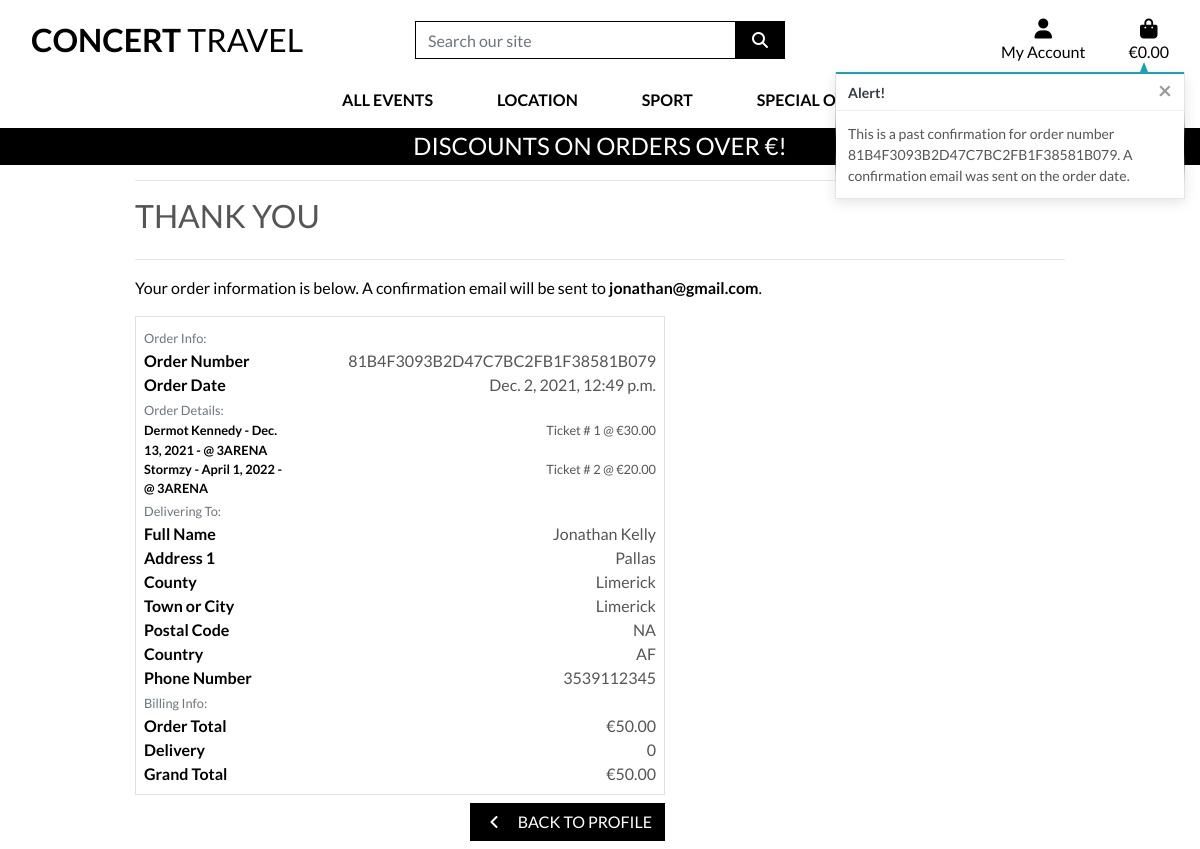
Page /profile/order_history/81B4F3093B2D47C7BC2FB1F38581B079 on the committed database.
### checkout/models.py (models this page shows, shortened)
class Order(models.Model):
    order_number = models.CharField(max_length=32, null=False, editable=False)
    full_name = models.CharField(max_length=50, null=False, blank=False)
    email = models.EmailField(max_length=254, null=False, blank=False)
    phone_number = models.CharField(max_length=20, null=False, blank=False)
    country = CountryField(blank_label='Country *', null=False, blank=False)
    postcode = models.CharField(max_length=20, null=True, blank=True)
    town_or_city = models.CharField(max_length=40, null=False, blank=False)
    street_address1 = models.CharField(max_length=80, null=False, blank=False)
    street_address2 = models.CharField(max_length=80, null=True, blank=True)
    county = models.CharField(max_length=80, null=True, blank=True)
    date = models.DateTimeField(auto_now_add=True)
    order_total = models.DecimalField(max_digits=10, decimal_places=2, null=False, default=0)
    original_bag = models.TextField(null=False, blank=False, default='')
    stripe_pid = models.CharField(max_length=254, null=False, blank=False, default='')
    user_profile = models.ForeignKey(UserProfile, on_delete=models.SET_NULL,
                                     null=True, blank=True, related_name='orders')

class OrderLineItem(models.Model):
    ticket_no = models.AutoField(primary_key=True)
    order = models.ForeignKey(Order, null=False, blank=False, on_delete=models.PROTECT, related_name='lineitems')
    event = models.ForeignKey(EventList, null=False, blank=False, on_delete=models.PROTECT)
    pickloc = models.ForeignKey(PickLoc, null=False, blank=False, on_delete=models.PROTECT)
    price = models.DecimalField(max_digits=6, decimal_places=2, null=False, blank=False, default=0)
    pax_fullname = models.CharField(max_length=50, null=True, blank=True)
    pax_email = models.CharField(max_length=50, null=True, blank=True)
    pax_tel = models.CharField(max_length=20, null=True, blank=True)

### events/models.py (models this page shows, shortened)
class EventList(models.Model):
    event_type = models.ForeignKey('EventType', on_delete=models.PROTECT)
    event_dest = models.ForeignKey('Destination', on_delete=models.PROTECT)
    name = models.CharField(max_length=254)
    description = models.CharField(max_length=254)
    event_date = models.DateField()
    publish = models.BooleanField(default=True)
    long_desc = models.TextField(null=True, blank=True)
    image_url = models.URLField(max_length=1024, null=True, blank=True)
    image = models.ImageField(null=True, blank=True)

class Destination(models.Model):
    destination = models.CharField(max_length=254)
    friendly_name = models.CharField(max_length=254, null=True, blank=True)
    def __str__(self):
        return self.destination

### profiles/views.py (the view)
# urls.py: path('order_history/<order_number>', views.order_history, name='order_history'),
def order_history(request, order_number):
    order = get_object_or_404(Order, order_number=order_number)
    messages.info(request, (
        f'This is a past confirmation for order number {order_number}. '
        'A confirmation email was sent on the order date.'
    ))
    template = 'checkout/checkout_success.html'
    context = {
        'order': order,
        'from_profile': True,
    }
    return render(request, template, context)

### checkout/templates/checkout/checkout_success.html (shortened to what this page needs)
{% extends "base.html" %}
{% load static %}
{% load checkout-tools %}
{% block extra-css %}
    <link rel="stylesheet" href="{% static 'checkout/css/checkout.css' %}">
{% endblock %}
{% block page_header %}
    <div class="container header-container">
    </div>
{% endblock %}
{% block content %}
    <div class="overlay"></div>
    <div class="container">
        <div class="row">
            <div class="col">
                <hr>
                <h2 class="logo-font mb-4">Thank You</h2>
                <hr>
                <p class="text-black">Your order information is below. A confirmation email will be sent to <strong>{{ order.email }}</strong>.</p>
            </div>
        </div>
        <div class="row">
            <div class="col-12 col-lg-7">
                <div class="order-confirmation-wrapper p-2 border">
                    <div class="row">
                        <div class="col">
                            <small class="text-muted">Order Info:</small>
                        </div>
                    </div>
                    <div class="row">
                        <div class="col-12 col-md-4">
                            <p class="mb-0 text-black font-weight-bold">Order Number</p>
                        </div>
                        <div class="col-12 col-md-8 text-md-right">
                            <p class="mb-0">{{ order.order_number }}</p>
                        </div>
                    </div>
                    <div class="row">
                        <div class="col-12 col-md-4">
                            <p class="mb-0 text-black font-weight-bold">Order Date</p>
                        </div>
                        <div class="col-12 col-md-8 text-md-right">
                            <p class="mb-0">{{ order.date }}</p>
                        </div>
                    </div>
                    <div class="row">
                        <div class="col">
                            <small class="text-muted">Order Details:</small>
                        </div>
                    </div>
                    {% for item in order.lineitems.all %}
                    <div class="row">
                        <div class="col-12 col-md-4">
                            <p class="small mb-0 text-black font-weight-bold">
                                {{ item.event.name }} - {{item.event.event_date }} - @ {{ item.event.event_dest|upper }}
                            </p>
                        </div>
                        <div class="col-12 col-md-8 text-md-right">
                            <p class="small mb-0"> Ticket # {{ item.ticket_no }} @ €{{ item.price }}</p>
                        </div>
                    </div>
                    {% endfor %}
                    <div class="row">
                        <div class="col">
                            <small class="text-muted">Delivering To:</small>
                        </div>
                    </div>
                    <div class="row">
                        <div class="col-12 col-md-4">
                            <p class="mb-0 text-black font-weight-bold">Full Name</p>
                        </div>
                        <div class="col-12 col-md-8 text-md-right">
                            <p class="mb-0">{{ order.full_name }}</p>
                        </div>
                    </div>
                    <div class="row">
                        <div class="col-12 col-md-4">
                            <p class="mb-0 text-black font-weight-bold">Address 1</p>
                        </div>
                        <div class="col-12 col-md-8 text-md-right">
                            <p class="mb-0">{{ order.street_address1 }}</p>
                        </div>
                    </div>
                    {% if order.county %}
                    <div class="row">
                        <div class="col-12 col-md-4">
                            <p class="mb-0 text-black font-weight-bold">County</p>
                        </div>
                        <div class="col-12 col-md-8 text-md-right">
                            <p class="mb-0">{{ order.county }}</p>
                        </div>
                    </div>
                    {% endif %}
                    <div class="row">
                        <div class="col-12 col-md-4">
                            <p class="mb-0 text-black font-weight-bold">Town or City</p>
                        </div>
                        <div class="col-12 col-md-8 text-md-right">
                            <p class="mb-0">{{ order.town_or_city }}</p>
                        </div>
                    </div>
                    {% if order.postcode %}
                    <div class="row">
                        <div class="col-12 col-md-4">
                            <p class="mb-0 text-black font-weight-bold">Postal Code</p>
                        </div>
                        <div class="col-12 col-md-8 text-md-right">
                            <p class="mb-0">{{ order.postcode }}</p>
                        </div>
                    </div>
                    {% endif %}
                    <div class="row">
                        <div class="col-12 col-md-4">
                            <p class="mb-0 text-black font-weight-bold">Country</p>
                        </div>
                        <div class="col-12 col-md-8 text-md-right">
                            <p class="mb-0">{{ order.country }}</p>
                        </div>
                    </div>
                    <div class="row">
                        <div class="col-12 col-md-4">
                            <p class="mb-0 text-black font-weight-bold">Phone Number</p>
                        </div>
                        <div class="col-12 col-md-8 text-md-right">
                            <p class="mb-0">{{ order.phone_number }}</p>
                        </div>
                    </div>
                    <div class="row">
                        <div class="col">
                            <small class="text-muted">Billing Info:</small>
                        </div>
                    </div>
                    <div class="row">
                        <div class="col-12 col-md-4">
                            <p class="mb-0 text-black font-weight-bold">Order Total</p>
                        </div>
                        <div class="col-12 col-md-8 text-md-right">
                            <p class="mb-0">€{{ order.order_total }}</p>
                        </div>
                    </div>
                    <div class="row">
                        <div class="col-12 col-md-4">
                            <p class="mb-0 text-black font-weight-bold">Delivery</p>
                        </div>
                        <div class="col-12 col-md-8 text-md-right">
                            <p class="mb-0">{{ 0 }}</p>
                        </div>
                    </div>
                    <div class="row">
                        <div class="col-12 col-md-4">
                            <p class="mb-0 text-black font-weight-bold">Grand Total</p>
                        </div>
                        <div class="col-12 col-md-8 text-md-right">
                            <p class="mb-0">€{{ order.order_total }}</p>
                        </div>
                    </div>
                </div>
            </div>
        </div>
        <div class="row">
			<div class="col-12 col-lg-7 text-right">
                {% if from_profile %}
                    <a href="{% url 'profile' %}" class="btn btn-black rounded-0 my-2">
					    <span class="icon mr-2">
						    <i class="fas fa-angle-left"></i>
					    </span>
					    <span class="text-uppercase">Back To Profile</span>
				    </a>
                {% endif %}
			</div>
		</div>
    </div>
{% endblock %}

### rows in the picture
Order: email "jonathan@gmail.com", order_number "81B4F3093B2D47C7BC2FB1F38581B079", date "Dec. 2, 2021, 12:49 p.m.", full_name "Jonathan Kelly", street_address1 "Pallas", county "Limerick", town_or_city "Limerick", postcode "NA", country "AF", phone_number "3539112345", order_total "50.00"
OrderLineItem: event.name "Dermot Kennedy", event.event_date "Dec. 13, 2021", event.event_dest "3ARENA", ticket_no "1", price "30.00"
OrderLineItem: event.name "Stormzy", event.event_date "April 1, 2022", event.event_dest "3ARENA", ticket_no "2", price "20.00"

### other values in the picture
{{ message }} "This is a past confirmation for order number 81B4F3093B2D47C7BC2FB1F38581B079. A confirmation email was sent on the order date."
{{ 0 }} "0"
